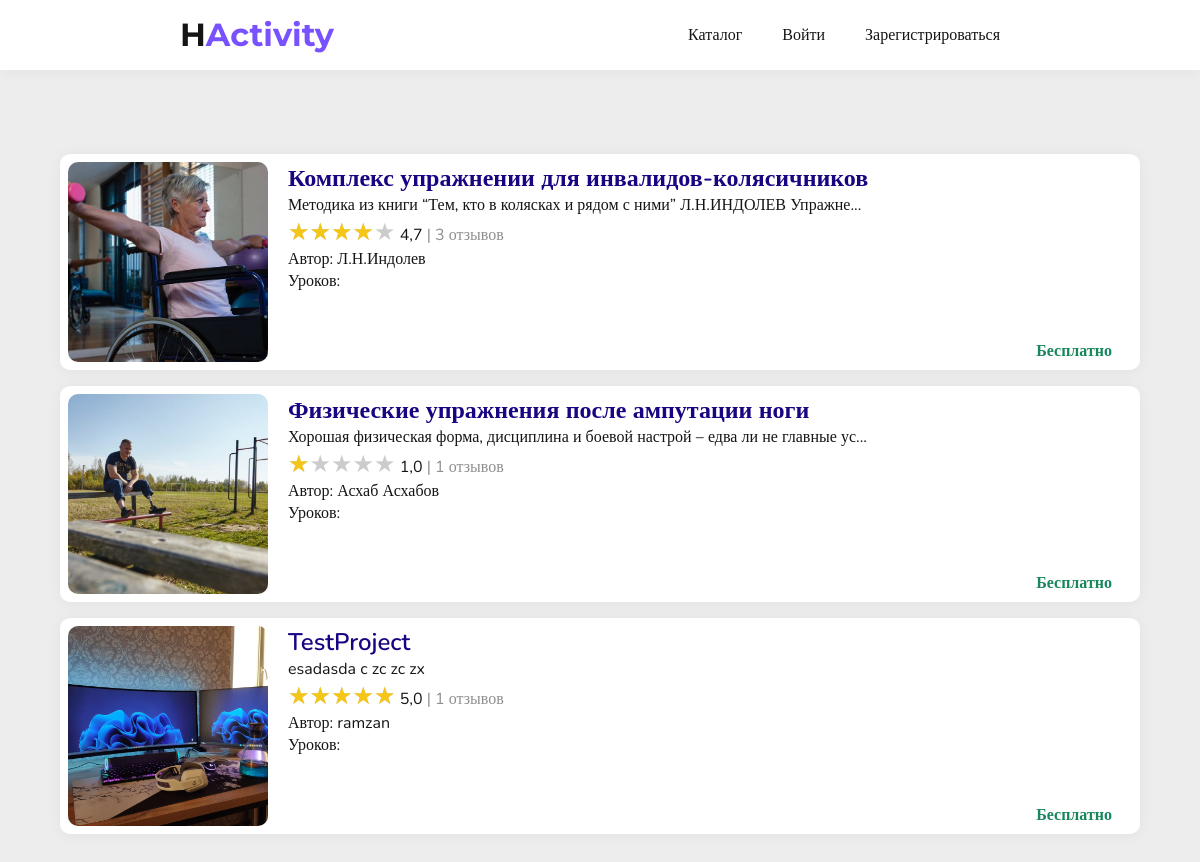
The app's page /catalog/, older data.
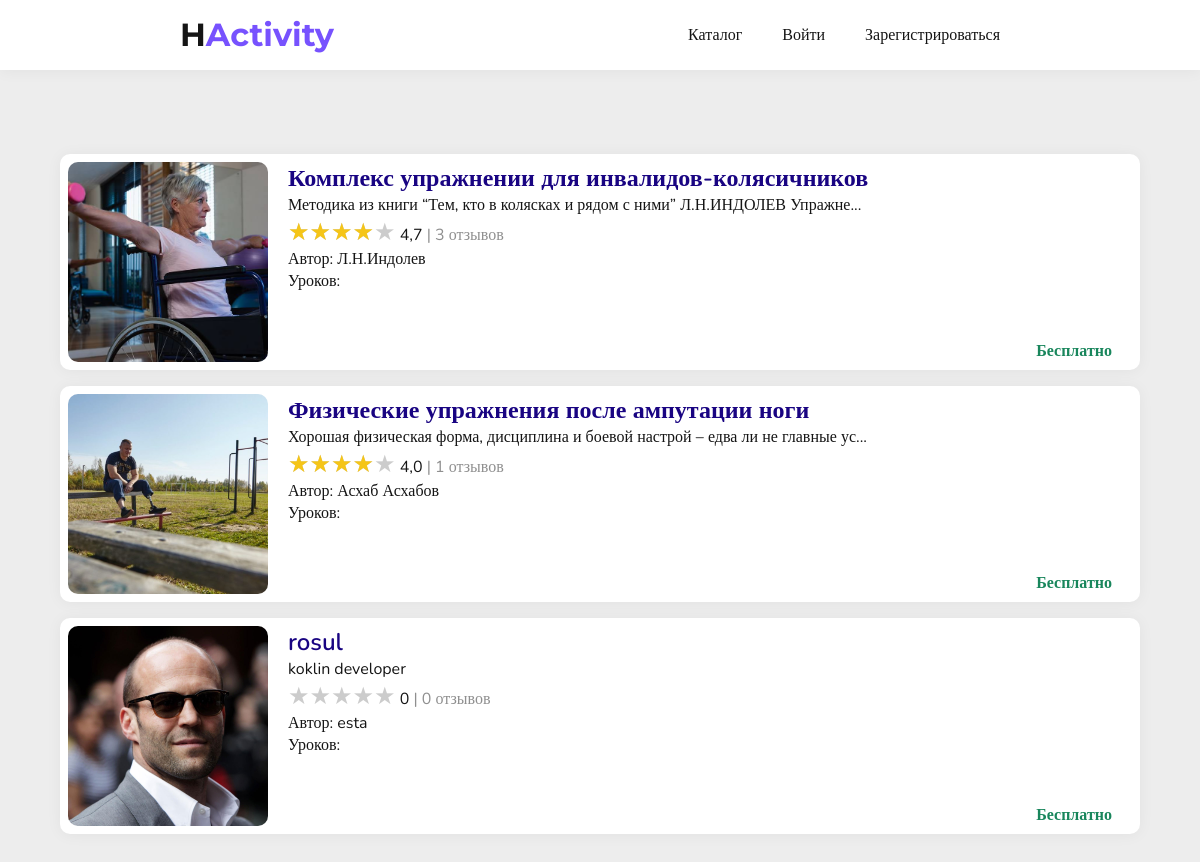
The same page, newer data.
### main/models.py (models this page shows, shortened)
class Course(models.Model):
    STATUS_CHOICES = [
        ('pending', 'На рассмотрении'),
        ('accepted', 'Принято'),
        ('rejected', 'Отклонено'),
    ]
    title = models.CharField(max_length=150, verbose_name='Название')
    avatar = models.ImageField(blank=True, verbose_name='Аватарка')
    image = models.ImageField(blank=True, verbose_name='Картинка')
    description = models.TextField(blank=True, verbose_name='Описание')
    author = models.CharField(max_length=150, blank=True, verbose_name='Автор')
    status = models.CharField(
        max_length=10,
        choices=STATUS_CHOICES,
        default='pending',
        verbose_name='Статус'
    )
    def get_short_description(self):
        max_len = 80
        if len(str(self.description)) <= max_len:
            return self.description
        return self.description[:max_len - 3] + '...'
    def get_average_rating(self):
        average_rating = self.comments.aggregate(Avg('rating'))['rating__avg']
        if average_rating:
            return round(average_rating, 1)
        return 0
    def get_comment_count(self):
        return self.comments.count()

### main/views.py (the view)
# urls.py: path('catalog/', views.catalog, name='catalog'),
def catalog(request: HttpRequest):
    data = create_base_data('Каталог')
    data['courses'] = []
    courses = Course.objects.filter(status='accepted')
    data['courses'] = courses
    return render(request, 'catalog.html', data)

### main/views.py (called while the page is built)
def create_base_data(title: str = None):
    if not title:
        title = DEFAULT_TITLE
    return {
        'title': title,
    }

### main/templates/catalog.html (shortened to what this page needs)
{% extends  "base.html" %}
{% load static %}
{% block head  %}
<link type="text/css" rel="stylesheet" href="{% static 'css/catalog.css' %}">
{% endblock %}
{% block content  %}
<br><br>
<div class="container">
    <div class="brands-container">
        {% for course in courses %}
        <a href="/course/{{course.id}}" class="brand-container">
            <img class="image brand-avatar" src="{{course.avatar.url}}" alt="Loading...">
            <div class="brand-content">
                <div class="brand-content-info">
                    <span class="brand-title">{{course.title}}</span>
                    <span class="brand-description">{{course.get_short_description}}</span>
                    <div id="course_rating_{{course.id}}" class="rating-container">
                        <span>{{ course.get_average_rating }} <span class="secondary" style="color: var(--color-transparent)"> | {{ course.get_comment_count }} отзывов</span></span>
                    </div>
                    <span class="avtor-text">Автор: {{course.author}}</span>
                    <span class="avtor-text">Уроков: <b>{{ course.get_lessons_count }}</b></span>
                </div>
                <span class="free-text">Бесплатно</span>
            </div>
        </a>
        {% endfor %}
    </div>
</div>
{% endblock %}

### main/templates/base.html (shortened to what this page needs)
{% load static %}
<!DOCTYPE html>
<html lang="en">
<head>
    <link type="text/css" rel="stylesheet" href="{% static 'css/base_style.css' %}">
    {% block head  %}
    {% endblock %}
</head>
<body>
<div class="head">
    <div class="head-content horizontal-container">
        <div class="logo">
            <span class="text-logo-part-1">H</span><span class="text-logo-part-2">Activity</span>
        </div>
        <nav class="nav-menu horizontal-container">
            <a href="/catalog" class="nav-item">Каталог</a>
            {% if user.is_authenticated %}
            <a href="/create-course" class="nav-item">Создать проект</a>
            <a href="/logout" class="nav-item profile-text">{{ user.username }}</a>
            {% else %}
                <a href="/login" class="nav-item">Войти</a>
                <a href="/register" class="nav-item">Зарегистрироваться</a>
            {% endif %}
        </nav>
    </div>
</div>
{% block content  %}
{% endblock %}
</body>
</html>

### main/static/css/base_style.css (style rules this page uses)
:root { --base-font: Nunito; --logo-font: Montserrat; --background-color-1: #ffffff; --background-color-2: #EDEDED; --background-header: var(--background-color-1); --color-1: #151515; --color-2: #190482; --color-3: #525FE1; --color-hover-1: #7752FE; --color-hover-2: #8E8FFA; --color-transparent: rgba(69, 69, 69, 0.6); --error-color: #D80032; --light-color: rgba(3, 7, 248, 0.25); --shadow: rgba(0, 0, 0, 0.05); --shadow-blur: 15px; --base-border-radius: 10px; --small-border-radius: calc(var(--base-border-radius) / 2); --max-width: 1440px; --base-transition: all 0.2s ease-in; }
* { margin: 0; padding: 0; font-family: var(--base-font); color: var(--color-2); transition: var(--base-transition); scrollbar-width: none; -ms-overflow-style: none; }
*, *:hover { transition: var(--base-transition); }
body { background-color: var(--background-color-2); min-height: 100vh; }
a { color: var(--color-1); }
.horizontal-container { display: flex; flex-direction: row; justify-content: space-between; align-items: center; }
.head { width: 100vw; height: 70px; background-color: var(--background-header); box-shadow: 0 1px var(--shadow-blur) var(--shadow); font-size: 24px; }
.head-content { margin: auto; width: 70%; height: 100%; }
.logo { font-weight: 700; font-size: 32px; }
.text-logo-part-1 { color: var(--color-1); font-family: var(--logo-font); }
.text-logo-part-2 { color: var(--color-hover-1); font-family: var(--logo-font); }
.nav-menu { width: auto; }
.nav-item { font-size: 16px; margin: auto 20px; text-decoration: none; }
.container { display: flex; flex-direction: column; justify-content: space-between; align-items: center; gap: 1rem; }
.image { max-height: 250px; max-width: 250px; width: 50%; height: auto; object-fit: cover; border-radius: var(--base-border-radius); }

### main/static/css/catalog.css (style rules this page uses)
.container { margin: auto; }
.brands-container { display: grid; grid-template-columns: repeat(auto-fill, minmax(600px, 1fr)); gap: 1rem; width: 90%; max-width: var(--max-width); padding: 30px; margin: 10px auto; border-radius: var(--base-border-radius); }
* { color: var(--color-1); }
.brand-container { display: flex; flex-direction: row; width: 1fr; padding: 0.5rem; min-height: 200px; border-radius: var(--base-border-radius); background-color: var(--background-color-1); box-shadow: 0 1px var(--shadow-blur) var(--shadow); }
.brand-avatar { height: 200px; width: 200px; }
.brand-title { font-size: 1.5rem; font-weight: 600; color: var(--color-2); text-decoration: none; }
.free-text { color: #19865C; text-align: right; font-weight: 700; }
a { text-decoration: none; }
.brand-content { display: flex; flex-direction: column; justify-content: space-between; width: 100%; height: inherit; margin: 0 20px; overflow: hidden; }
.brand-content-info { display: flex; flex-direction: column; width: 100%; }

Row changes from the older to the newer data that the page shows:
removed Course: avatar (picture), title "TestProject", get_short_description "esadasda c zc zc zx", get_average_rating "5,0", get_comment_count "1", author "ramzan"
changed Course "Физические упражнения после ампутации ноги": get_average_rating "1,0" → "4,0"
added Course: avatar (picture), title "rosul", get_short_description "koklin developer", get_average_rating "0", get_comment_count "0", author "esta"
